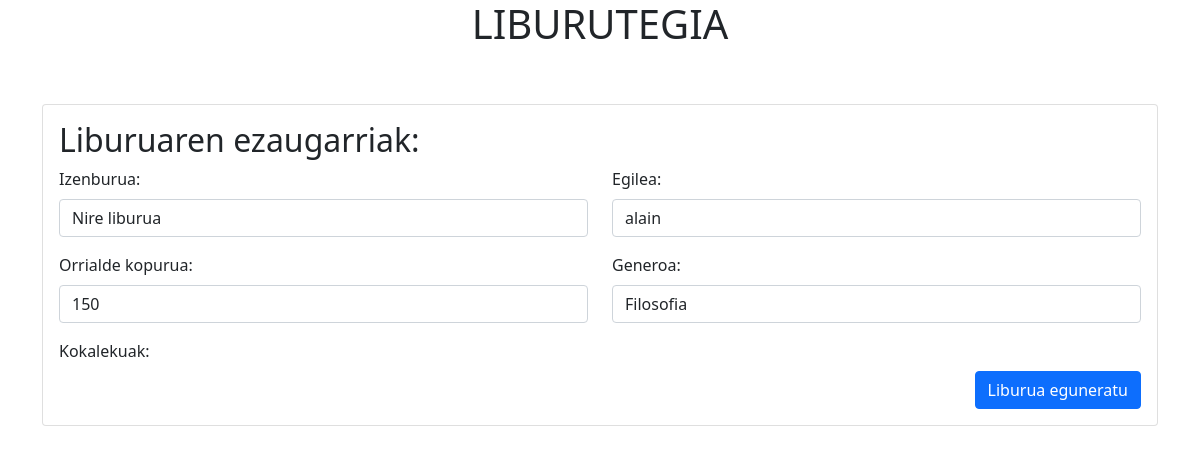
Before: /liburutegia/formupdateliburua/1/ with the older database file.
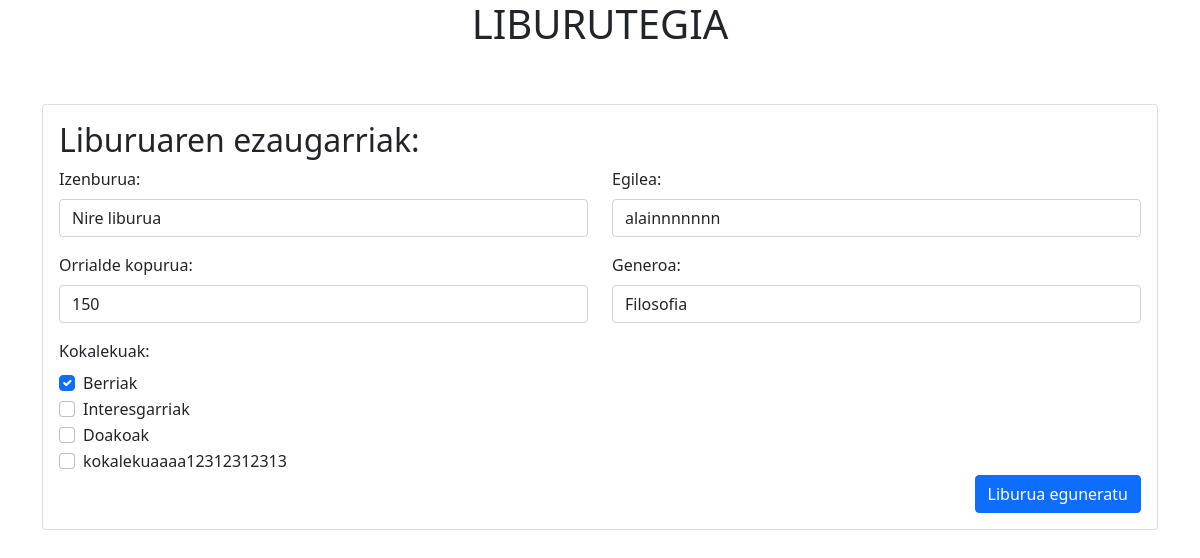
After: the same page with the newer database file.
### liburutegia/models.py (models this page shows, shortened)
class Liburua(models.Model):
    titulua = models.CharField(max_length=250)
    egilea = models.CharField(max_length=50)
    orrialde_kopurua = models.CharField(max_length=6)
    generoa = models.CharField(max_length=100)

class Kokalekua(models.Model):
    izena = models.CharField(max_length=250)
    pisua = models.CharField(max_length=2)
    sortua = models.DateTimeField(auto_now_add=True)

### liburutegia/views.py (the view)
# urls.py: path('formupdateliburua/<int:id>/', views.formupdateliburua, name='formupdateliburua'),
def formupdateliburua(request, id):
    liburua = Liburua.objects.get(id=id)
    kokalekuak = Kokalekua.objects.all()
    liburuaren_kokalekuak = liburua.liburukokalekua_set.all()
    liburuaren_kokalekuen_idak = [kokalekua.kokalekua.id for kokalekua in liburuaren_kokalekuak]
    return render(request, 'formupdateliburua.html', {
        'liburua': liburua,
        'kokalekuak': kokalekuak,
        'liburuaren_kokalekuen_idak': liburuaren_kokalekuen_idak,
    })

### liburutegia/templates/formupdateliburua.html (shortened to what this page needs)
{% extends 'base.html' %}
{% block content %}
<div class="container mt-4">
    <div class="card">
        <div class="card-body">
            <form action="/formupdateliburua/updateliburua/" method="POST" autocomplete="off">
                <h2 class="card-title">Liburuaren ezaugarriak:</h2>
                <div class="row mb-3">
                    <div class="col-md-6">
                        <label for="titulua" class="form-label">Izenburua:</label>
                        <input type="text" class="form-control" name="titulua" id="titulua"
                               value="{{ liburua.titulua }}">
                    </div>
                    <div class="col-md-6">
                        <label for="egilea" class="form-label">Egilea:</label>
                        <input type="text" class="form-control" name="egilea" id="egilea" value="{{ liburua.egilea }}">
                    </div>
                </div>
                <div class="row mb-3">
                    <div class="col-md-6">
                        <label for="orrialde_kopurua" class="form-label">Orrialde kopurua:</label>
                        <input type="text" class="form-control" name="orrialde_kopurua" id="orrialde_kopurua"
                               value="{{ liburua.orrialde_kopurua }}">
                    </div>
                    <div class="col-md-6">
                        <label for="generoa" class="form-label">Generoa:</label>
                        <input type="text" class="form-control" name="generoa" id="generoa"
                               value="{{ liburua.generoa }}">
                    </div>
                </div>
                <div class="col-md-12">
                    <label for="kokalekuak" class="form-label">Kokalekuak:</label>
                    {% for kokalekua in kokalekuak %}
                    <div class="form-check">
                        <input id="kokalekuak" type="checkbox" class="form-check-input" name="kokalekuak" value="{{ kokalekua.id }}"
                               {% if kokalekua.id in liburuaren_kokalekuen_idak %} checked {% endif %}>
                        <label class="form-check-label">{{ kokalekua.izena }}</label>
                    </div>
                    {% endfor %}
                </div>
                <div class="text-end">
                    <button type="submit" class="btn btn-primary">Liburua eguneratu</button>
                </div>
            </form>
        </div>
    </div>
</div>
{% endblock content %}

Changed rows visible on the page:
changed Liburua "Nire liburua": egilea "alain" → "alainnnnnnn"
added Kokalekua: kokalekuak "☑", izena "Berriak"
added Kokalekua: izena "Interesgarriak"
added Kokalekua: izena "Doakoak"
added Kokalekua: izena "kokalekuaaaa12312312313"
